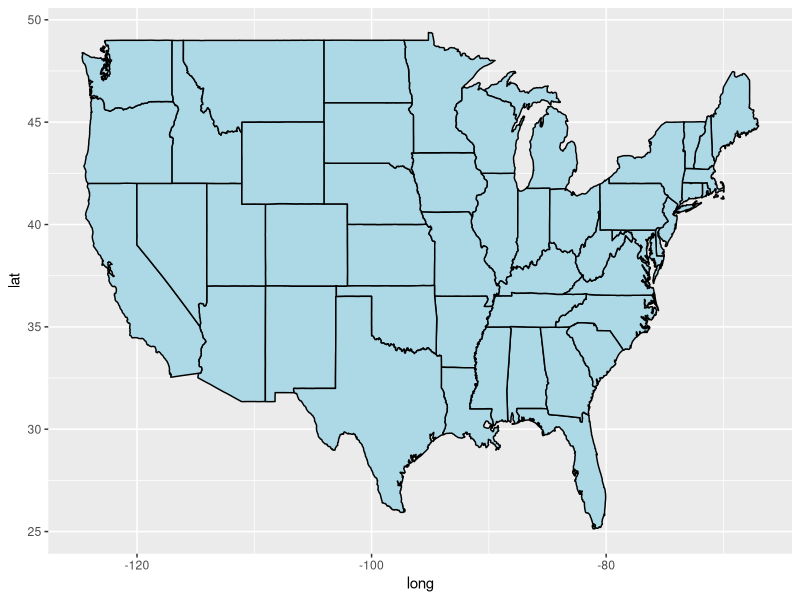
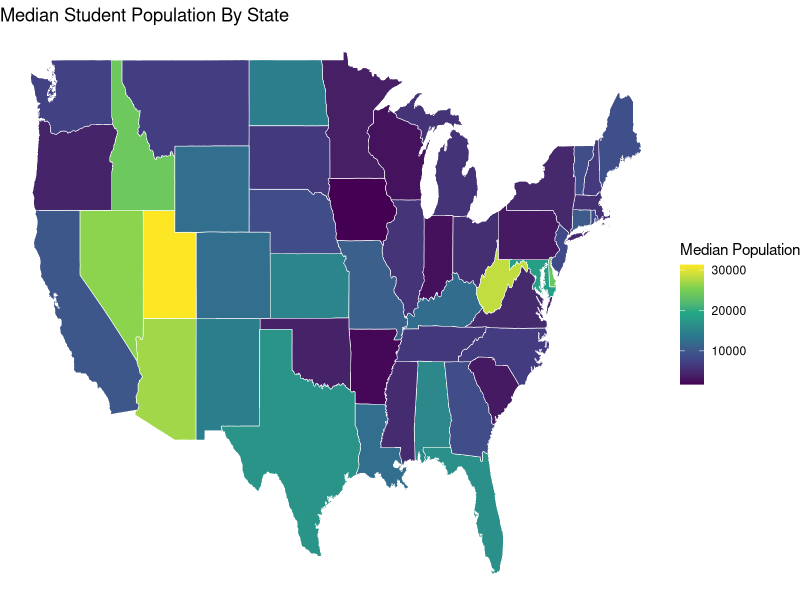

Generate these figures, in order, with R:
## ---- chunk 1

library(readr)

Top_Colleges_2019 <- read_csv("data/ForbesAmericasTopColleges2019.csv")

Top_Colleges_2019

Top_Colleges_2019_cleaned <- na.omit(Top_Colleges_2019) 

## ---- chunk 2

Top_Colleges_2019_cleaned$State <- factor(Top_Colleges_2019_cleaned$State)
levels(Top_Colleges_2019_cleaned$State)
nlevels(Top_Colleges_2019_cleaned$State)


# Function with loop for calculating medians:

calculate_medians <- function(Top_Colleges_2019_cleaned, college_data){
  median_scores <- data.frame("State" = levels(Top_Colleges_2019_cleaned$State), 
                              "Medians" = rep(NA, length = nlevels(Top_Colleges_2019_cleaned$State)))
  for (x in median_scores$State) {
    median_scores$Medians[median_scores$State == x] <- 
      median(Top_Colleges_2019_cleaned[[college_data]][Top_Colleges_2019_cleaned$State == x])
  }
  return(median_scores)
}

median_scores <- calculate_medians(Top_Colleges_2019_cleaned, "Rank")
median_scores_pop <- calculate_medians(Top_Colleges_2019_cleaned, "Student Population")

# Install necessary packages: 

library(ggplot2)
library(maps)
library(mapproj)
library(dplyr)

# Create map showing the median ranking of colleges in each state:

map_colleges <- merge(Top_Colleges_2019_cleaned, median_scores, by = "State")

names(map_colleges)[1] <- "region"

map_colleges$region <- tolower(state.name[match(map_colleges$region, state.abb)])
map_colleges <- na.omit(map_colleges)

Main_States <- map_data("state")

Merged_States <- inner_join(Main_States, map_colleges, by = "region")
  
# Create map showing the median student population of colleges in each state:

map_colleges_pop <- merge(Top_Colleges_2019_cleaned, median_scores_pop, by = "State")

names(map_colleges_pop)[1] <- "region"

map_colleges_pop$region <- tolower(state.name[match(map_colleges_pop$region, state.abb)])
map_colleges_pop <- na.omit(map_colleges_pop)

Main_States_pop <- map_data("state")

Merged_States_pop <- inner_join(Main_States_pop, map_colleges_pop, by = "region")

# Plot Base Map:

ggplot() + 
  geom_polygon(data = Main_States, aes(x = long, y = lat, group = group), 
                color = "black", fill = "lightblue")

# Plot Median College Rankings on Map:

p <- ggplot(Merged_States, aes(x = long, y = lat, group = group, fill = Medians)) + 
  geom_polygon(color = "white", size = 0.2) + ggtitle("Median College Ranking By State") + 
  scale_fill_viridis_c() + theme_void()

p$labels$fill <- "Median Ranking"


# Plot Median Student Population on Map:

p <- ggplot(Merged_States_pop, aes(x = long, y = lat, group = group, fill = Medians)) + 
  geom_polygon(color = "white", size = 0.2) + ggtitle("Median Student Population By State") + 
  scale_fill_viridis_c() + theme_void()

p$labels$fill <- "Median Population"

# Creating conditional to plot either median ranking (R) or median population (P) on the map:
  # Enter R or P in in console. 

xinput <- readline("Plot median ranking or median population, enter R or P:")

if(xinput == 'R'){
  p <- ggplot(Merged_States, aes(x = long, y = lat, group = group, fill = Medians)) + 
	  geom_polygon(color = "white", size = 0.2) + ggtitle("Median College Ranking By State") + 
	  scale_fill_viridis_c() + theme_void()
  
  p$labels$fill <- "Median Ranking"
	  
  } else if (xinput == 'P') {
	    p <- ggplot(Merged_States_pop, aes(x = long, y = lat, group = group, fill = Medians)) + 
	      geom_polygon(color = "white", size = 0.2) + ggtitle("Median Student Population By State") +
	      scale_fill_viridis_c() + theme_void()
	    
	    p$labels$fill <- "Median Population"
}

p
